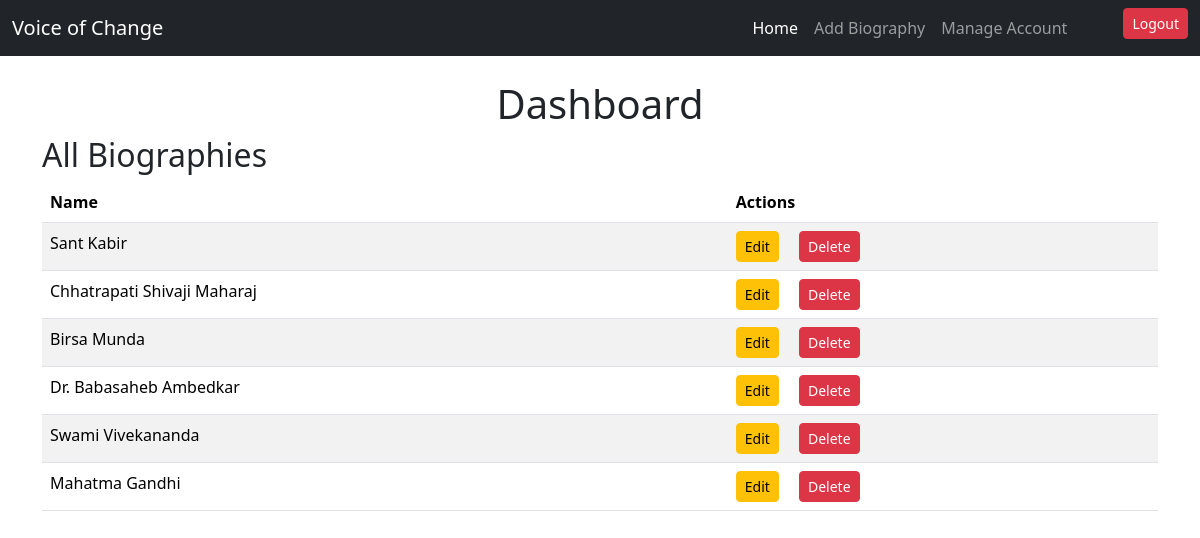
The page /admin/ (signed in) on the database its author committed.
### tables this page shows
CREATE TABLE `biographies` (
  `id` int(11) NOT NULL,
  `personality_name` varchar(255) NOT NULL,
  `birth` smallint(4) DEFAULT NULL,
  `death` smallint(4) DEFAULT NULL,
  `short_desc` varchar(500) DEFAULT NULL,
  `description` longtext DEFAULT NULL,
  `image` longtext DEFAULT NULL
);

### admin/index.php (the view, shortened to what this page needs)
<?php
include("../config/db.php");
$sql = "SELECT * FROM biographies";
$result = $conn->query($sql);
?>
<!DOCTYPE html>
<html lang="en">
<head>
    <link href="https://cdn.jsdelivr.net/npm/bootstrap@5.3.3/dist/css/bootstrap.min.css" rel="stylesheet">
</head>
<body>
<?php
include("navbar.php");
?>
<div class="container mt-4">
    <h1 class="text-center">Dashboard</h1>
    <h2>All Biographies</h2>
    <table class="table table-striped">
        <thead>
            <tr>
                <th>Name</th>
                <th>Actions</th>
            </tr>
        </thead>
        <tbody>
            <?php while ($row = $result->fetch_assoc()): ?>
                <tr>
                    <td><?php echo $row['personality_name']; ?></td>
                    <td>
                        <a href="edit_biography.php?edit_id=<?php echo $row['id']; ?>" class="btn btn-warning btn-sm me-3">Edit</a>
                        <a href="?delete_id=<?php echo $row['id']; ?>" onclick="return confirm('Are you sure you want to delete?');" class="btn btn-danger btn-sm">Delete</a>
                    </td>
                </tr>
            <?php endwhile; ?>
        </tbody>
    </table>
</div>
</body>
</html>

### admin/navbar.php (shortened to what this page needs)
<nav class="navbar navbar-expand-lg navbar-dark bg-dark">
        <div class="container-fluid">
            <a class="navbar-brand" href="index.php">Voice of Change</a>
            <div class="collapse navbar-collapse" id="navbarNav">
                <ul class="navbar-nav ms-auto">
                    <li class="nav-item">
                        <a class="nav-link active" href="index.php">Home</a>
                    </li>
                    <li class="nav-item">
                        <a class="nav-link" href="add_biography.php">Add Biography</a>
                    </li>
                    <li class="nav-item">
                        <a class="nav-link" href="manage_account/my_account.php">Manage Account</a>
                    </li>
                    <li class="nav-item ms-5">
                        <a class="btn btn-sm btn-danger" href="manage_account/logout.php">Logout</a>
                    </li>
                </ul>
            </div>
        </div>
    </nav>

### rows shown on the page
biographies: personality_name "Sant Kabir"
biographies: personality_name "Chhatrapati Shivaji Maharaj"
biographies: personality_name "Birsa Munda"
biographies: personality_name "Dr. Babasaheb Ambedkar"
biographies: personality_name "Swami Vivekananda"
biographies: personality_name "Mahatma Gandhi"
